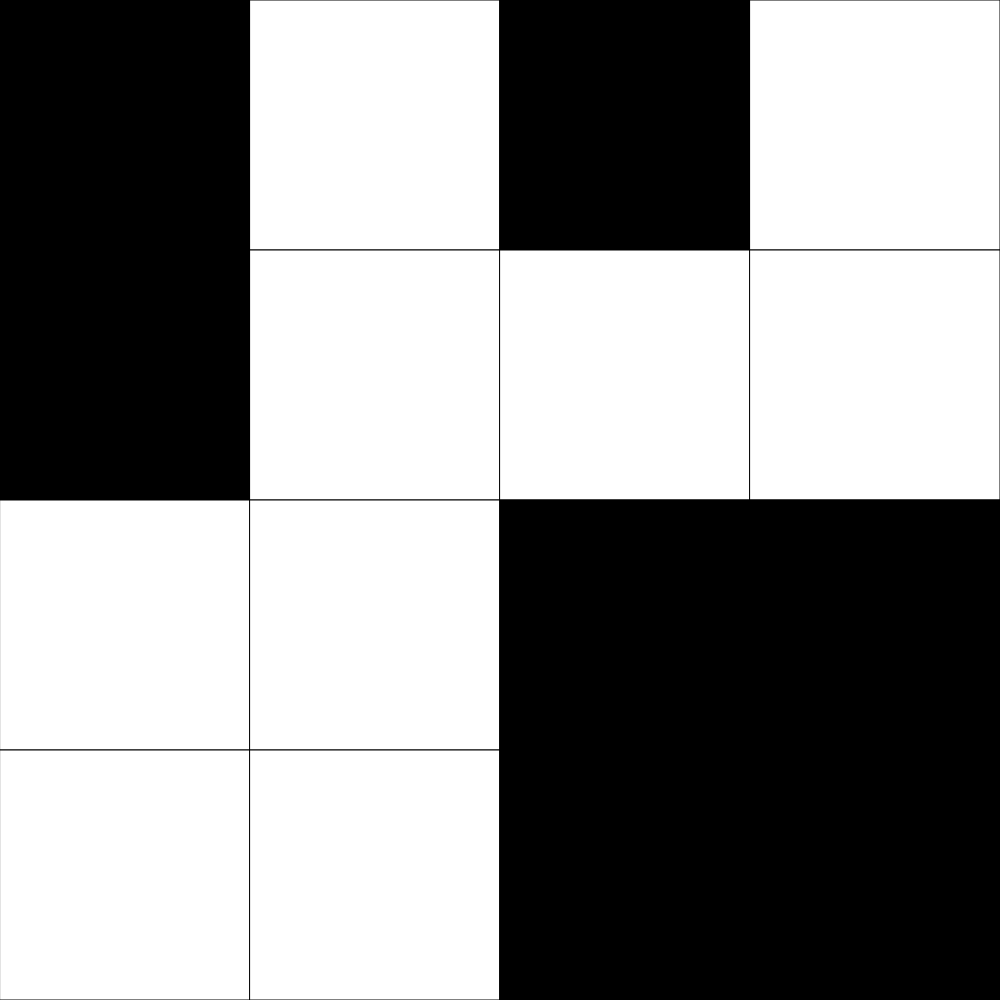
Frame 1 (no input)
Frame 60 (no input): identical to frame 1, image omitted
Frame 120 (the mouse pressed at the canvas centre since frame 60): identical to frame 1, image omitted

The p5.js sketch that drew this single still picture (run headless with seeded random() and noise() and a simulated clock; from frame 60 on, the mouse is pressed at the canvas centre):

// p5.js sketch
// ── sketch.js
// Grid Demo
// Albert Auer
// Oct 22, 2024

// If hardcoding the grid, use something like this:
// let grid = [[1,0,1,0],
//         [0,0,1,1],
//         [1,1,1,0],
//         [0,1,1,0]];

let grid;

const GRID_SIZE = 4;
let cellSize;

function setup() {
  createCanvas(windowWidth, windowHeight);
  if (windowWidth<windowHeight) {
    createCanvas(windowWidth, windowWidth);
  }
  else {
    createCanvas(windowHeight, windowHeight);
  }
  cellSize = height/GRID_SIZE;

  grid = generateRandomGrid(GRID_SIZE,GRID_SIZE);
}

function draw() {
  background(220);
  displayGrid();
}

function displayGrid() {
  for (let y=0;y<GRID_SIZE;y++) {
    for (let x=0;x<GRID_SIZE;x++) {
      if (grid[y][x] === 1) {
        fill("black");
      }
      else if (grid[y][x] === 0) {
        fill("white");
      }
      square(cellSize*x,cellSize*y,cellSize);
    }
  }
}

function generateRandomGrid(cols,rows) {
  let newGrid = [];
  for (let y=0;y<cols;y++) {
    newGrid.push([]);
    for (let x=0;x<rows;x++) {
      // choose either 0 or 1 50% of the time
      if (random(0,100)<50) {
        newGrid[y].push(0);
      }
      else {
        newGrid[y].push(1);
      }
    }
  }
  return newGrid;
}

function generateEmptyGrid(cols,rows) {
  let newGrid = [];
  for (let y=0;y<cols;y++) {
    newGrid.push([]);
    for (let x=0;x<rows;x++) {
      // choose 0
      newGrid[y].push(0);
    }
  }
  return newGrid;
}

function keyPressed() {
  if (key==="r") {
    grid = generateRandomGrid(GRID_SIZE,GRID_SIZE);
  }
  if (key==="e") {
    grid = generateEmptyGrid(GRID_SIZE,GRID_SIZE);
  }
}

function mousePressed() {
  cols = mouseX/width*GRID_SIZE;
}
